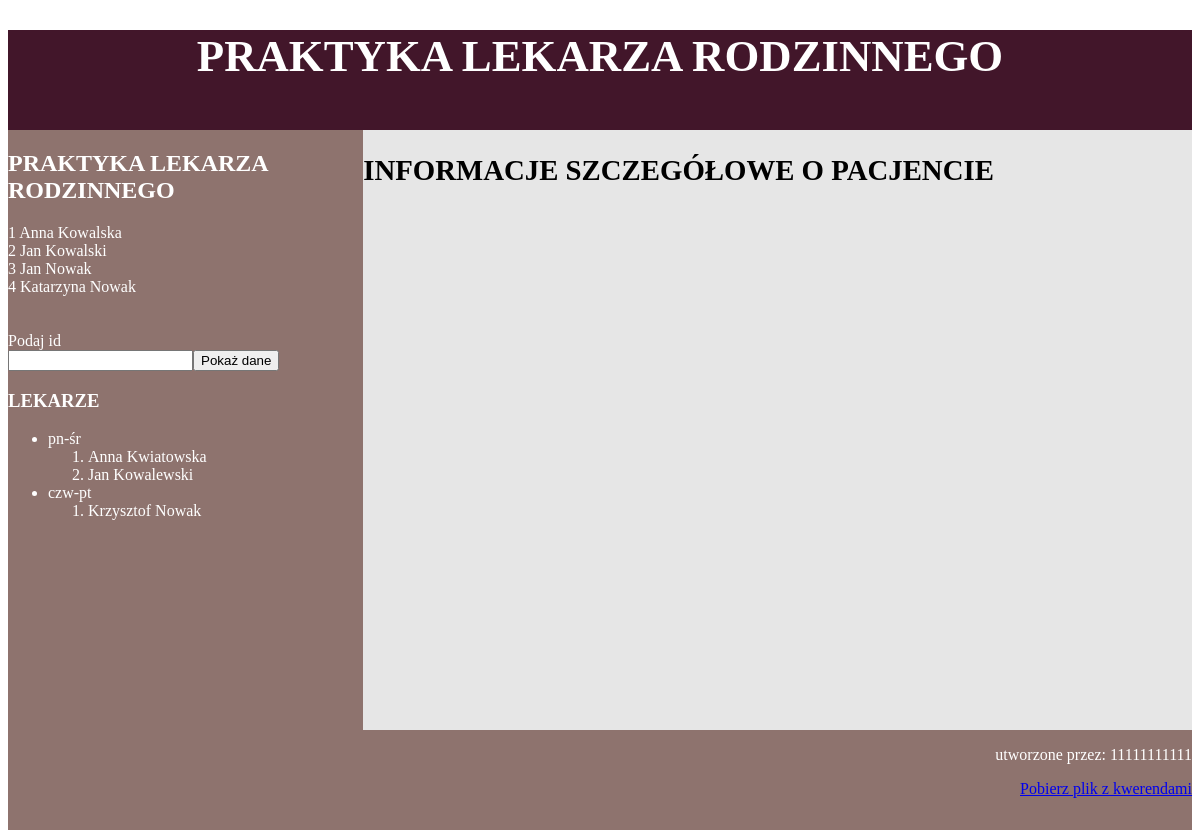
Page /bazadanych2/przychodnia.php on the committed database.
### tables this page shows
CREATE TABLE `pacjenci` (
  `id` int(10) UNSIGNED NOT NULL,
  `imie` text,
  `nazwisko` text,
  `choroby_przewlekle` text,
  `uczulenia` text,
  `choroba` text,
  `leki_przepisane` text,
  `opis` text
);

### bazadanych2/przychodnia.php (the view, shortened to what this page needs)
<!DOCTYPE html>
<html lang="pl">
  <head>
    <link rel="stylesheet" href="./przychodnia.css">
  </head>
  <body>
<div id="baner">
<h1>PRAKTYKA LEKARZA RODZINNEGO</h1>
</div>
<div id="lewy">
<h2>PRAKTYKA LEKARZA RODZINNEGO</h2>
<?php
$polaczenie = @new mysqli('localhost','root','','przychodnia');
if($polaczenie->connect_errno){
  echo "bledne polaczenie<br>";
  echo $polaczenie->connect_errno;
}
else {
$zapytanie = "SELECT `id`,`imie`,`nazwisko` FROM `pacjenci`";
if ($rezultat = $polaczenie -> query($zapytanie)){
while ($wiersz = $rezultat -> fetch_assoc()){
  echo <<<WIERSZ
      $wiersz[id] $wiersz[imie] $wiersz[nazwisko]<br>
WIERSZ;
}
}
else {
  echo "bledne zapytanie";
}
}
 ?>
<br><br>
<form method="post">
  Podaj id<br>
  <input type="number" name="x"><input type="submit" name="y" value="Pokaż dane">
  <h3>LEKARZE</h3>
  <ul>
    <li>pn-śr</li>
    <ol>
        <li>Anna Kwiatowska</li>
        <li>Jan Kowalewski</li>
      </ol>
    <li>czw-pt</li>
    <ol>
        <li>Krzysztof Nowak</li>
        </ol>
  </ul>
</form>
</div>
<div id="prawy">
<h2>INFORMACJE SZCZEGÓŁOWE O PACJENCIE</h2>
</div>
<footer id="stopka">
<p>utworzone przez: 11111111111</p>
<a href="kwerendy.txt">Pobierz plik z kwerendami</a>
</footer>
  </body>
</html>

### bazadanych2/przychodnia.css (style rules this page uses)
#baner { background-color: RGB(66,22,42); font-size: 140%; color: white; text-align: center; height: 100px; }
#lewy { background-color: RGB(142, 115, 110); width: 30%; height: 600px; color:white; float:left; }
#prawy { background-color: RGB(230, 230, 230); width: 70%; height: 600px; font-size: 120%; float:right; }
#stopka { background-color:RGB(142, 115, 110); color: white; text-align: right; height: 100px; float:right; width: 100%; }

### rows in the picture
pacjenci: id "1", imie "Anna", nazwisko "Kowalska"
pacjenci: id "2", imie "Jan", nazwisko "Kowalski"
pacjenci: id "3", imie "Jan", nazwisko "Nowak"
pacjenci: id "4", imie "Katarzyna", nazwisko "Nowak"
